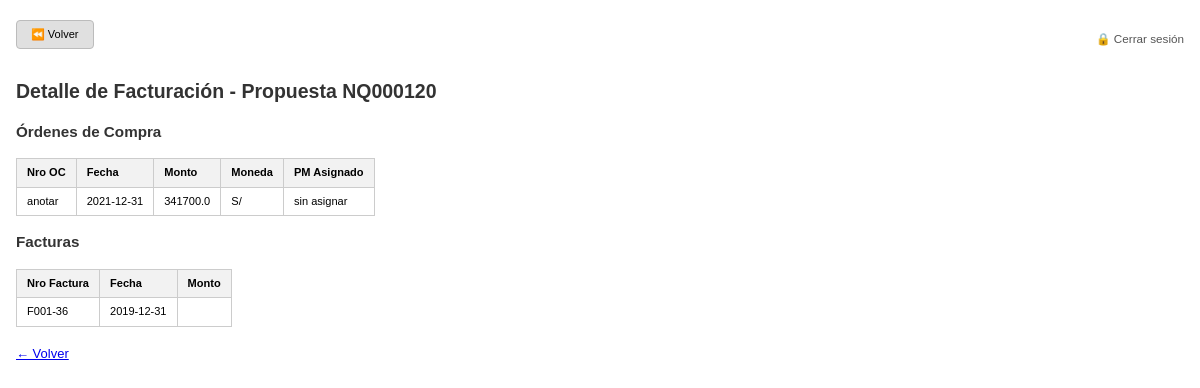
Page /facturacion/propuesta/NQ000120 (signed in) on the earlier database version.
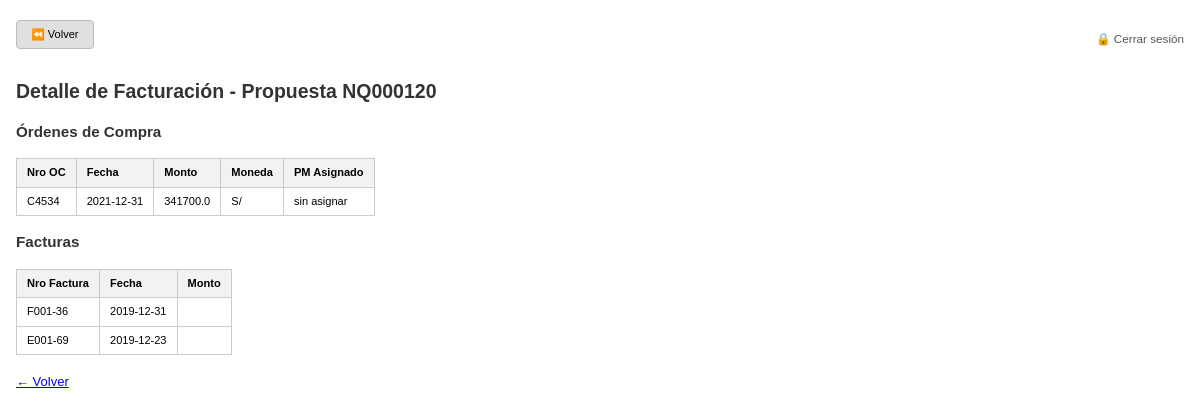
Same page on the later database version.
### tables this page shows
CREATE TABLE ordenes_compra (
                id_oc INTEGER PRIMARY KEY AUTOINCREMENT,
                id_propuesta TEXT NOT NULL,
                nro_oc TEXT NOT NULL,
                fecha_oc DATE NOT NULL,
                monto_oc REAL NOT NULL CHECK (monto_oc > 0),
                pm_asignado TEXT,
                moneda TEXT NOT NULL CHECK(moneda IN ('S/', 'US$'))
            );

CREATE TABLE facturas (
    id_factura INTEGER PRIMARY KEY AUTOINCREMENT,
    id_oc INTEGER NOT NULL,
    nro_factura TEXT NOT NULL,
    monto_factura_soles REAL,
    monto_factura_dolares REAL,
    fecha_factura DATE NOT NULL
);

### app.py (the view, shortened to what this page needs)
@app.route("/facturacion/propuesta/<string:id_propuesta>")
def facturacion_por_propuesta(id_propuesta):
    ordenes = facturacion_service.obtener_todas_oc()
    facturas = facturacion_service.obtener_todo_facturacion()[1]
    ordenes_filtradas = [oc for oc in ordenes if oc["id_propuesta"] == id_propuesta]
    ids_oc = [oc["id_oc"] for oc in ordenes_filtradas]
    facturas_filtradas = [f for f in facturas if f["id_oc"] in ids_oc]
    propuesta = leer_propuestas({"id": id_propuesta})[0]
    mapa_facturas_por_oc = {}
    for f in facturas_filtradas:
        id_oc = f["id_oc"]
        monto = float(f["monto_factura_soles"] or 0) + float(f["monto_factura_dolares"] or 0)
        mapa_facturas_por_oc[id_oc] = mapa_facturas_por_oc.get(id_oc, 0) + monto
    ordenes_con_montos = []
    for oc in ordenes_filtradas:
        oc_dict = dict(oc)  # ✅ Convierte Row a dict
        monto_oc = float(oc_dict["monto_oc"] or 0)
        facturado = mapa_facturas_por_oc.get(oc_dict["id_oc"], 0)
        pendiente = max(0, monto_oc - facturado)
        oc_dict["monto_facturado"] = facturado
        oc_dict["monto_pendiente"] = pendiente
        ordenes_con_montos.append(oc_dict)
    return render_template("facturacion/facturacion_por_propuesta.html",
                           id_propuesta=id_propuesta,
                           ordenes=ordenes_filtradas,
                           facturas=facturas_filtradas,
                           propuesta=propuesta)

### app.py (called while the page is built)
@app.before_request
def verificar_acceso():
    rutas_publicas = ["/login", "/static", "/favicon.ico"]
    if not session.get("usuario_id"):
        if not any(request.path.startswith(r) for r in rutas_publicas):
            return redirect(url_for('login'))

### services/facturacion_service.py (called while the page is built)
def obtener_todo_facturacion():
    conn = get_db_connection()
    cursor = conn.cursor()
    cursor.execute("SELECT * FROM ordenes_compra")
    ordenes = cursor.fetchall()
    cursor.execute("SELECT * FROM facturas")
    facturas = cursor.fetchall()
    conn.close()
    return ordenes, facturas

def obtener_todas_oc():
    conn = get_db_connection()
    cursor = conn.cursor()
    cursor.execute("SELECT * FROM ordenes_compra")
    ordenes = cursor.fetchall()
    conn.close()
    return ordenes

### utils/db_connection.py (called while the page is built)
def get_db_connection():
    base_dir = os.path.dirname(os.path.abspath(__file__))
    db_path = os.path.join(base_dir, '..', 'database', 'crm_database.db')
    conn = sqlite3.connect(db_path)
    conn.row_factory = sqlite3.Row  # ✅ Esto permite acceder a las columnas por nombre
    conn.execute("PRAGMA foreign_keys = ON")  # ✅ Activar claves foráneas
    return conn

### templates/facturacion/facturacion_por_propuesta.html
{% extends 'base.html' %}
{% block content %}
  <h2>Detalle de Facturación - Propuesta {{ id_propuesta }}</h2>
  <h3>Órdenes de Compra</h3>
  {% if ordenes %}
    <table>
      <tr>
        <th>Nro OC</th>
        <th>Fecha</th>
        <th>Monto</th>
        <th>Moneda</th>
        <th>PM Asignado</th>
      </tr>
      {% for oc in ordenes %}
      <tr>
        <td>{{ oc.nro_oc }}</td>
        <td>{{ oc.fecha_oc }}</td>
        <td>{{ oc.monto_oc }}</td>
        <td>{{ oc.moneda }}</td>
        <td>{{ oc.pm_asignado }}</td>
      </tr>
      {% endfor %}
    </table>
  {% else %}
    <p>No hay órdenes de compra para esta propuesta.</p>
  {% endif %}
  <h3>Facturas</h3>
  {% if facturas %}
    <table>
      <tr>
        <th>Nro Factura</th>
        <th>Fecha</th>
        <th>Monto</th>
      </tr>
      {% for f in facturas %}
      <tr>
        <td>{{ f.nro_factura }}</td>
        <td>{{ f.fecha_factura }}</td>
        <td>{{ f.monto_factura }}</td>
      </tr>
      {% endfor %}
    </table>
  {% else %}
    <p>No hay facturas para esta propuesta.</p>
  {% endif %}
  <br>
  <a href="{{ url_for('facturacion_index') }}" class="button volver">← Volver</a>
{% endblock %}

### templates/base.html (shortened to what this page needs)
<!DOCTYPE html>
<html lang="es">
<head>
</head>
<body>
  <div class="container">
    <header>
      <div style="display: flex; justify-content: space-between; align-items: center; flex-wrap: wrap;">
        <div style="display: flex; flex-wrap: wrap; gap: 10px; align-items: center;">
          {% block header_buttons %}
            <a href="{{ url_for('index') }}" class="btn volver-button">⏪ Volver</a>
          {% endblock %}
        </div>
        <div>
          <a href="{{ url_for('logout') }}" style="color: #555; text-decoration: none; font-size: 0.9rem;">
            🔒 Cerrar sesión
          </a>
        </div>
      </div>
    </header>
    {% block content %}{% endblock %}
  </div>
</body>
</html>

### templates/base.html (style rules this page uses)
html { font-size: 13px; }
body { font-family: Arial, sans-serif; margin: 16px; line-height: 1.4; }
h1, h2, h3 { color: #333; margin-bottom: 16px; }
table { border-collapse: collapse; width: 100%; max-width: 100%; overflow-x: auto; display: block; }
th, td { padding: 6px 10px; border: 1px solid #ccc; text-align: left; font-size: 0.85rem; }
th { background-color: #f2f2f2; }
.btn { display: inline-block; padding: 6px 14px; margin: 4px 6px 12px 0; border: none; border-radius: 4px; text-decoration: none; color: white; background-color: #28a745; cursor: pointer; font-size: 0.85rem; }
.volver-button { background-color: #e0e0e0; color: black; border: 1px solid #bcbcbc; }

Differences in the rows shown:
changed ordenes_compra "sin asignar": nro_oc "anotar" → "C4534"
added facturas: nro_factura "E001-69", fecha_factura "2019-12-23"
